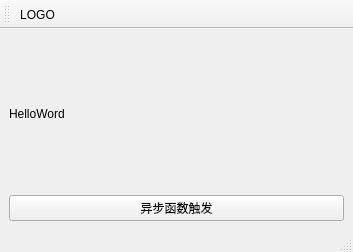
<?xml version="1.0" encoding="UTF-8"?>
<ui version="4.0">
 <class>MainWindow</class>
 <widget class="QMainWindow" name="MainWindow">
  <property name="geometry">
   <rect>
    <x>0</x>
    <y>0</y>
    <width>353</width>
    <height>252</height>
   </rect>
  </property>
  <property name="windowTitle">
   <string>MainWindow</string>
  </property>
  <widget class="QWidget" name="centralwidget">
   <layout class="QVBoxLayout" name="verticalLayout">
    <item>
     <widget class="QLabel" name="label">
      <property name="text">
       <string>HelloWord</string>
      </property>
     </widget>
    </item>
    <item>
     <widget class="QPushButton" name="pushButton_func_b">
      <property name="text">
       <string>异步函数触发</string>
      </property>
     </widget>
    </item>
   </layout>
  </widget>
  <widget class="QMenuBar" name="menubar">
   <property name="geometry">
    <rect>
     <x>0</x>
     <y>0</y>
     <width>353</width>
     <height>33</height>
    </rect>
   </property>
  </widget>
  <widget class="QStatusBar" name="statusbar"/>
  <widget class="QToolBar" name="toolBar">
   <property name="windowTitle">
    <string>toolBar</string>
   </property>
   <property name="iconSize">
    <size>
     <width>36</width>
     <height>36</height>
    </size>
   </property>
   <attribute name="toolBarArea">
    <enum>TopToolBarArea</enum>
   </attribute>
   <attribute name="toolBarBreak">
    <bool>false</bool>
   </attribute>
   <addaction name="actionLOGO"/>
  </widget>
  <action name="actionLOGO">
   <property name="icon">
    <iconset resource="img_resource.qrc">
     <normaloff>:/ico/app_icon.ico</normaloff>:/ico/app_icon.ico</iconset>
   </property>
   <property name="text">
    <string>LOGO</string>
   </property>
  </action>
 </widget>
 <resources>
  <include location="img_resource.qrc"/>
 </resources>
 <connections/>
</ui>
